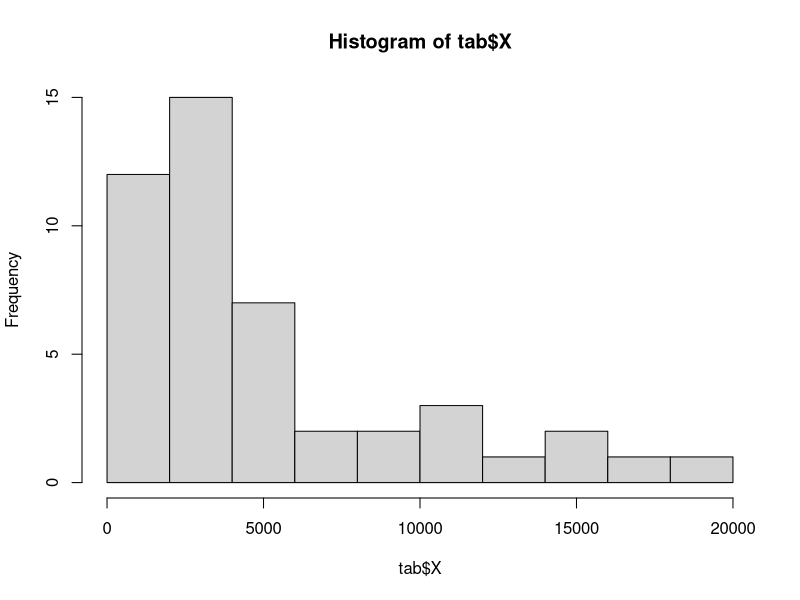
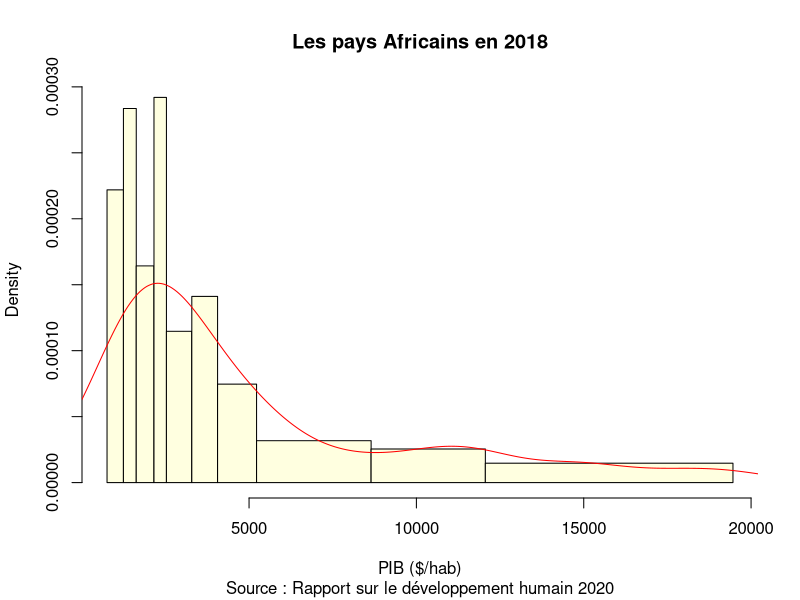
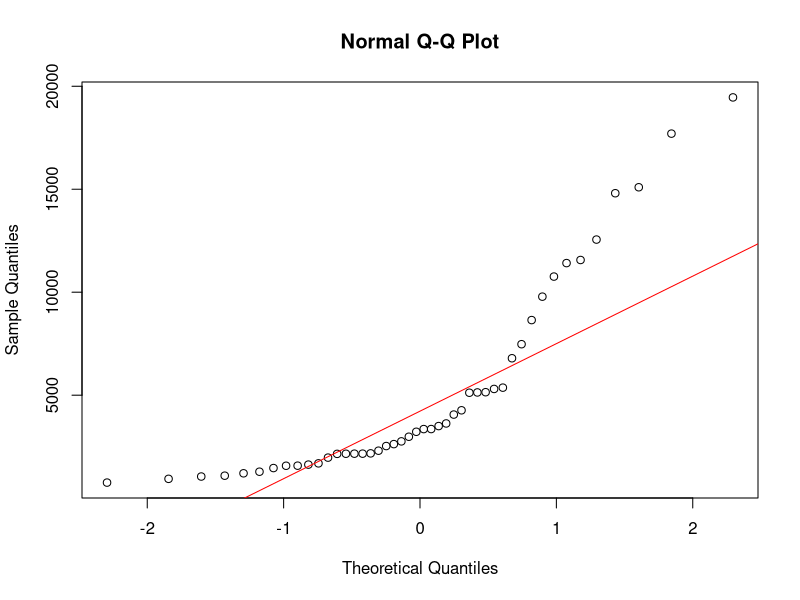
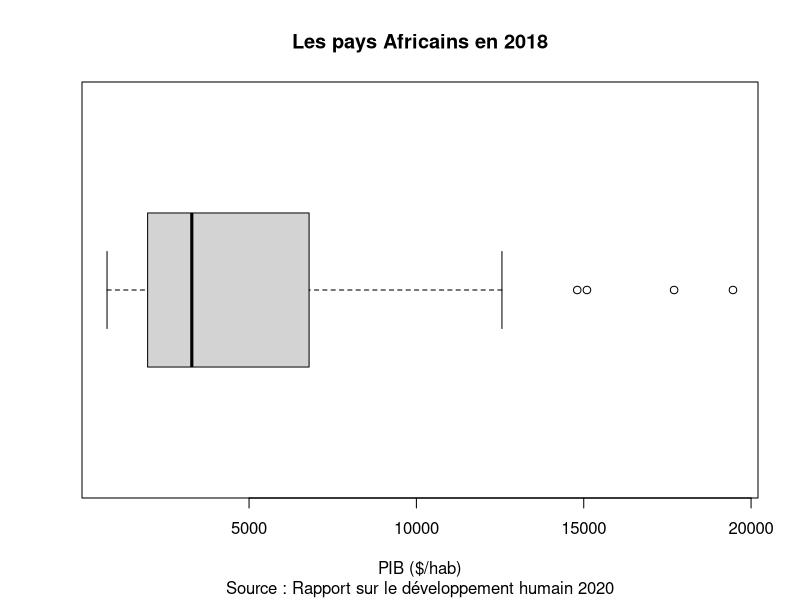
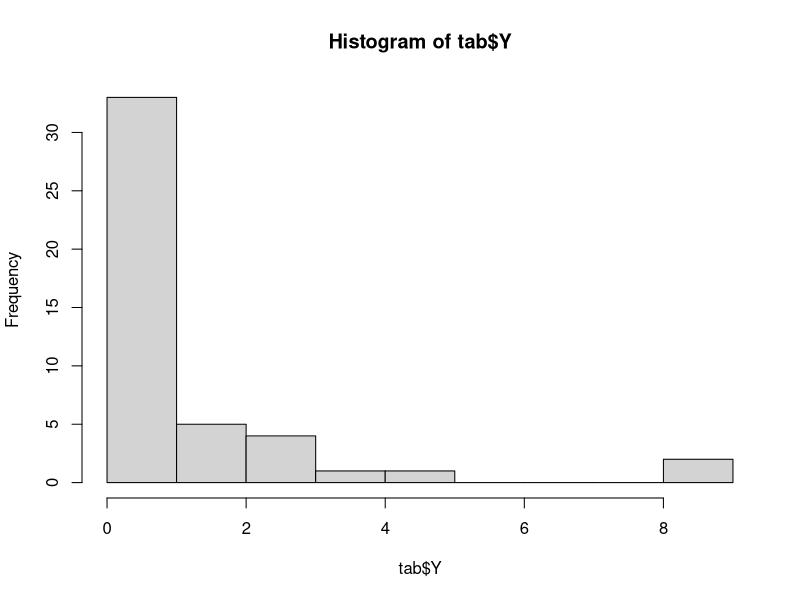
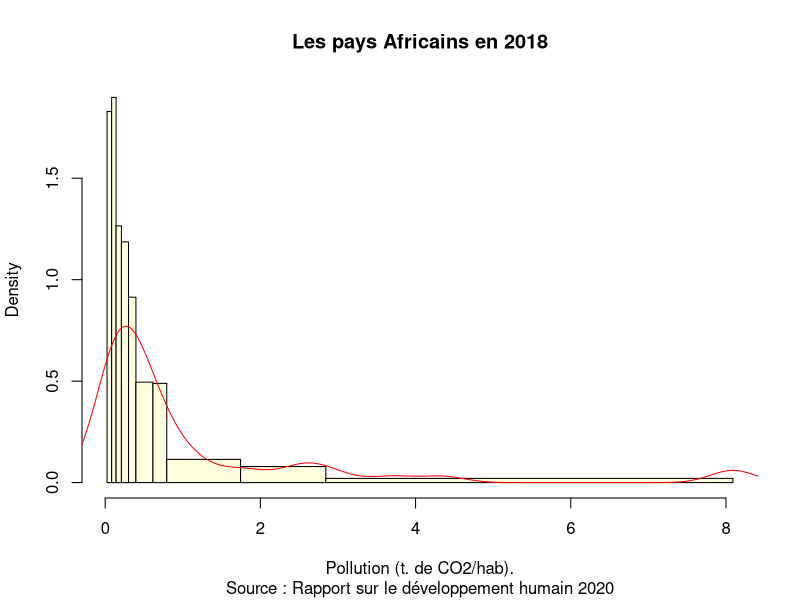
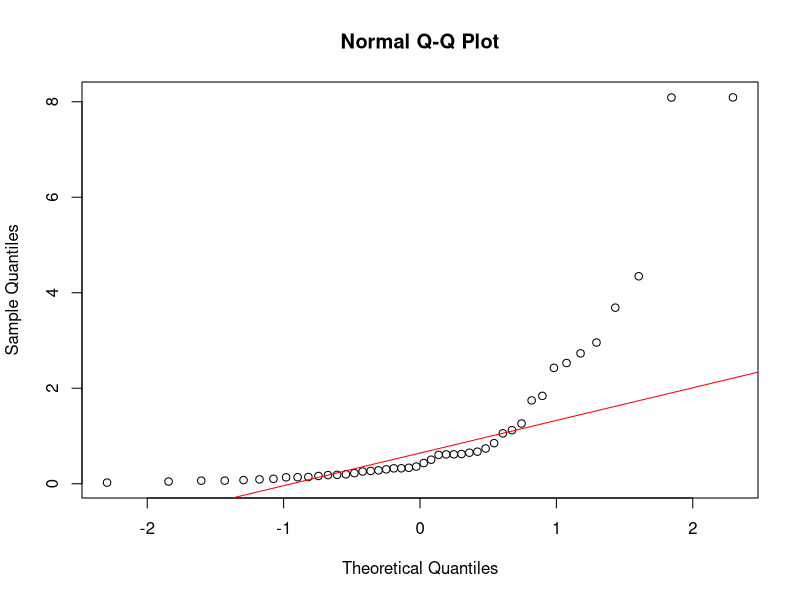
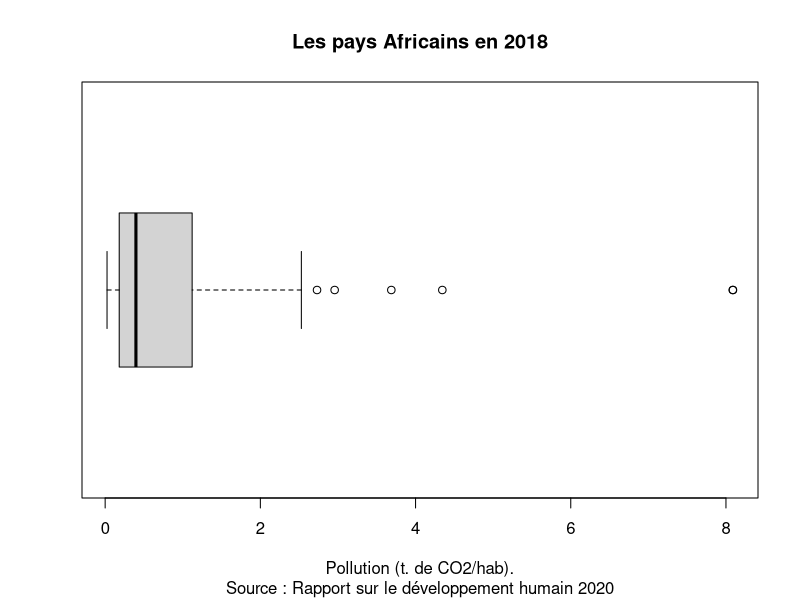

Write the R code that produced these figures, in order.
## ---- chunk 1
knitr::opts_chunk$set(echo = TRUE)
library(knitr)
library(car)
## ---- chunk 2
don<-read.csv2("DEV-AFRIC-2018/data/afrika_don.csv")
## ---- chunk 3
don$X<-don$PIB
don$Y<-don$CO2HAB
## ---- chunk 4
tab<-don[,c("iso3","name","X","Y")]
tab<-tab[complete.cases(tab), ]
## ---- chunk 5
nomX <- "PIB ($/hab)"
nomY <- "Pollution (t. de CO2/hab)." 
titre <- "Les pays Africains en 2018"
note <- "Source : Rapport sur le développement humain 2020"
## ---- chunk 6
summary(tab$X)
## ---- chunk 7
hist(tab$X)
## ---- chunk 8
hist(tab$X, 
     xlab=nomX,
     breaks=quantile(tab$X, c(0,0.1,0.2,0.3,0.4,0.5,0.6,0.7,0.8,0.9,1)),
     main = titre,
     sub = note,
     col = "lightyellow")
lines(density(tab$X),col="red")
## ---- chunk 9
# Graphique 
qqnorm(tab$X)
qqline(tab$X, col = "red")

# test
shapiro.test(tab$X)
## ---- chunk 10
boxplot(tab$X, 
        horizontal = T,
        xlab = nomX,
        main = titre,
        sub = note)
## ---- chunk 11
summary(tab$Y)
## ---- chunk 12
hist(tab$Y)
## ---- chunk 13
hist(tab$Y, 
     xlab=nomY,
     breaks=quantile(tab$Y, c(0,0.1,0.2,0.3,0.4,0.5,0.6,0.7,0.8,0.9,1)),
     main = titre,
     sub = note,
     col="lightyellow")
lines(density(tab$Y),col="red")
## ---- chunk 14
# Graphique 
qqnorm(tab$Y)
qqline(tab$Y, col = "red")

# test
shapiro.test(tab$Y)
## ---- chunk 15
boxplot(tab$Y, 
        horizontal = T,
        xlab = nomY,
        main = titre,
        sub = note)
## ---- chunk 16
plot(tab$X,tab$Y)
## ---- chunk 17
plot(tab$X,tab$Y,
     cex = 0.6,
     pch = 19,
     col = "red",
     xlab = nomX,
     ylab = nomY,
     main = titre,
     sub = note)

text(tab$X, tab$Y, tab$iso3,
     cex = 0.6,
     col = "blue",
     pos = 1)


## ---- chunk 18
cor.test(tab$X,tab$Y)
cor(tab$X,tab$Y)**2
## ---- chunk 19
cor.test(tab$X,tab$Y, method = "spearman")
## ---- chunk 20
monmodel <- lm(tab$Y~tab$X)
summary(monmodel)
## ---- chunk 21
plot(tab$X,tab$Y,
     cex = 0.6,
     pch = 19,
     col = "red",
     xlab = nomX,
     ylab = nomY,
     main = titre,
     sub = note)
text(tab$X, tab$Y, tab$iso3,
     cex = 0.6,
     col = "blue",
     pos = 1)
abline(monmodel, col ="black", lwd =2)

## ---- chunk 22
# Extraction des valeurs estimées et résiduelles
tab$Yest <- monmodel$fitted.values
tab$Yres <- monmodel$residuals

# Affichage du tableau trié
tab[order(tab$Yres),]

## ---- chunk 23
write.table(x = tab,
            file = "result.csv",
            row.names = FALSE)
## ---- chunk 24
plot(monmodel,
     which = 1,
     labels.id = tab$name,
     col="red")

durbinWatsonTest(monmodel)
## ---- chunk 25
plot(monmodel,
     which = 2,
     labels.id = tab$name,
     col="red")

shapiro.test(tab$Yres)
## ---- chunk 26
plot(monmodel,
     which = 3,
     labels.id = tab$name,
     col="red")

ncvTest(monmodel)
## ---- chunk 27
plot(monmodel,
     which = 4,
     labels.id = tab$name,
     col="red")

outlierTest(monmodel, labels = tab$name)


## ---- chunk 28
par(mfrow=c(2,2))
plot(monmodel,
     which = c(1,2,3,4),
     labels.id = tab$name,
     col="red")

## ---- chunk 29
tab2<-tab[!(tab$iso3 %in% c("ZAF","BWA","LBY")),]
## ---- chunk 30
cor.test(tab2$X,tab2$Y, method="pearson")
cor.test(tab2$X,tab2$Y, method="spearman")
## ---- chunk 31
monmodel2 <- lm(tab2$Y~tab2$X)
summary(monmodel2)
# Extraction des valeurs estimées et résiduelles
tab2$Yest <- monmodel2$fitted.values
tab2$Yres <- monmodel2$residuals
## ---- chunk 32
plot(tab2$X,tab2$Y,
     cex = 0.6,
     pch = 19,
     col = "red",
     xlab = nomX,
     ylab = nomY,
     main = titre,
     sub = note)
text(tab2$X, tab2$Y, tab2$iso3,
     cex = 0.6,
     col = "blue",
     pos = 1)
abline(monmodel2, col ="black", lwd =2)

## ---- chunk 33
par(mfrow=c(2,2))
plot(monmodel2,
     which = c(1,2,3,4),
     labels.id = tab2$name,
     col="red")

durbinWatsonTest(monmodel2)
shapiro.test(tab2$Yres)
ncvTest(monmodel2)
outlierTest(monmodel2,labels = tab2$name)


## ---- chunk 34
par(mfrow=c(2,2))

plot(tab$X,tab$Y, main = "Linéaire : Y=a.X+b", pch=20, col="red",cex=0.5)
plot(tab$X,log(tab$Y), main = "Exponentiel : log(Y)=a.X+b", pch=20, col="red",cex=0.5)
plot(log(tab$X),tab$Y, main = "Logarithmique : Y = a.log(X)+b", pch=20, col="red",cex=0.5)
plot(log(tab$X),log(tab$Y), main = "Puissance : log(Y) = a.log(X)+b", pch=20, col="red",cex=0.5)
## ---- chunk 35
paste("Linéaire : ",round(cor(tab$X,tab$Y),3))
paste("Exponentiel : ", round(cor(tab$X,log(tab$Y)),3))
paste("Logarithmique : ",round(cor(log(tab$X),tab$Y),3))
paste("Puissance : ", round(cor(log(tab$X),log(tab$Y)),3))
## ---- chunk 36
don$X<-log(don$PIB)
don$Y<-log(don$CO2)
tab3<-don[,c("iso3","name","X","Y")]
tab3<-tab3[complete.cases(tab3), ]
nomXlog <- "log(PIB en $/hab)"
nomYlog <- "log(CO2 en t./hab)" 
titre <- "Les pays Africains en 2018"
note <- "Source : Rapport sur le développement humain 2020"

## ---- chunk 37
monmodel3 <- lm(tab3$Y~tab3$X)
summary(monmodel3)
# Extraction des valeurs estimées et résiduelles
tab3$Yest <- monmodel$fitted.values
tab3$Yres <- monmodel$residuals
## ---- chunk 38
plot(tab3$X,tab3$Y,
     cex = 0.6,
     pch = 19,
     col = "red",
     xlab = nomXlog,
     ylab = nomYlog,
     main=titre,
     sub = note)
text(tab3$X, tab3$Y, tab3$iso3,
     cex = 0.6,
     col = "blue",
     pos = 1)
abline(monmodel3, col ="black", lwd =2)

## ---- chunk 39
par(mfrow=c(2,2))
plot(monmodel3,
     which = c(1,2,3,4),
     labels.id = tab3$name,
     col="red")

durbinWatsonTest(monmodel3)
shapiro.test(tab3$Yres)
ncvTest(monmodel3)
outlierTest(monmodel3,labels = tab3$name)

exp(-12.69)
## ---- chunk 40
x<-seq(0,20000,100)
y<- 0.000003*(x**1.47)
plot(x,y,
     type="l",
     col="red",
     lwd =2,
     xlab = "PIB en $/hab.",
     ylab = "Estimation du CO2 en t./hab",
     main = "Modèle final") 
grid()
